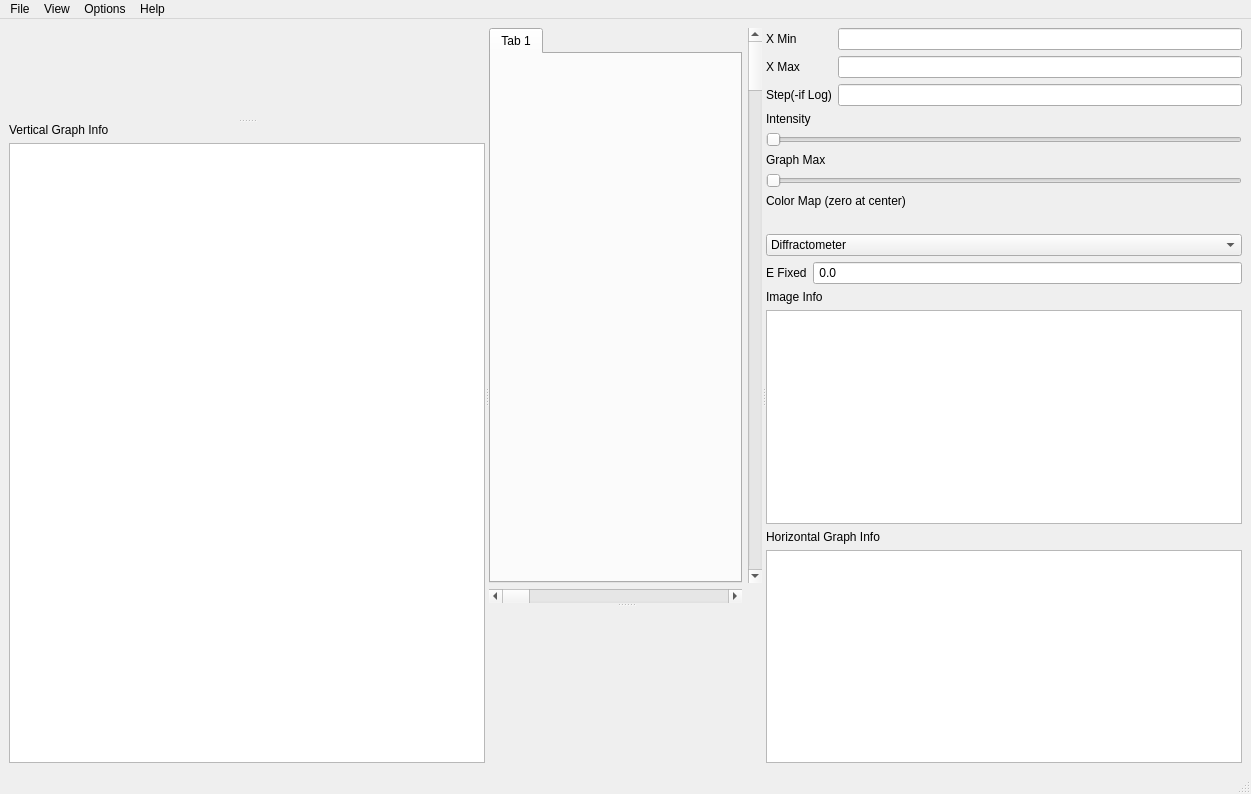
<?xml version="1.0" encoding="UTF-8"?>
<ui version="4.0">
 <class>SpectrumViewer</class>
 <widget class="QMainWindow" name="SpectrumViewer">
  <property name="geometry">
   <rect>
    <x>0</x>
    <y>0</y>
    <width>1251</width>
    <height>794</height>
   </rect>
  </property>
  <property name="windowTitle">
   <string>Image Viewer</string>
  </property>
  <widget class="QWidget" name="centralwidget">
   <layout class="QHBoxLayout" name="horizontalLayout">
    <item>
     <widget class="QSplitter" name="left_right_splitter">
      <property name="orientation">
       <enum>Qt::Horizontal</enum>
      </property>
      <widget class="QSplitter" name="vgraphSplitter">
       <property name="orientation">
        <enum>Qt::Vertical</enum>
       </property>
       <widget class="QwtPlot" name="v_graphPlot">
        <property name="enabled">
         <bool>true</bool>
        </property>
        <property name="sizePolicy">
         <sizepolicy hsizetype="MinimumExpanding" vsizetype="Expanding">
          <horstretch>0</horstretch>
          <verstretch>0</verstretch>
         </sizepolicy>
        </property>
       </widget>
       <widget class="QWidget" name="verticalLayoutWidget">
        <layout class="QVBoxLayout" name="v_graphInfo">
         <item>
          <widget class="QLabel" name="v_graphInfoLabel">
           <property name="text">
            <string>Vertical Graph Info</string>
           </property>
          </widget>
         </item>
         <item>
          <widget class="QTableWidget" name="v_graph_table">
           <property name="enabled">
            <bool>true</bool>
           </property>
          </widget>
         </item>
        </layout>
       </widget>
      </widget>
      <widget class="QSplitter" name="imageSplitter">
       <property name="orientation">
        <enum>Qt::Vertical</enum>
       </property>
       <widget class="QWidget" name="layoutWidget">
        <layout class="QGridLayout" name="gridLayout">
         <item row="0" column="1">
          <widget class="QScrollBar" name="imageVerticalScrollBar">
           <property name="orientation">
            <enum>Qt::Vertical</enum>
           </property>
          </widget>
         </item>
         <item row="2" column="0">
          <widget class="QScrollBar" name="imageHorizontalScrollBar">
           <property name="orientation">
            <enum>Qt::Horizontal</enum>
           </property>
          </widget>
         </item>
         <item row="0" column="0">
          <widget class="QTabWidget" name="imageTabs">
           <property name="currentIndex">
            <number>0</number>
           </property>
           <property name="tabsClosable">
            <bool>false</bool>
           </property>
           <widget class="QWidget" name="tab">
            <attribute name="title">
             <string>Tab 1</string>
            </attribute>
            <layout class="QVBoxLayout" name="verticalLayout">
             <item>
              <widget class="QwtPlot" name="spectrumPlot"/>
             </item>
            </layout>
           </widget>
          </widget>
         </item>
        </layout>
       </widget>
       <widget class="QWidget" name="layoutWidget2">
        <layout class="QHBoxLayout" name="h_graphLayout">
         <item>
          <widget class="QwtPlot" name="h_graphPlot"/>
         </item>
         <item>
          <spacer name="h_scrollBarSpace">
           <property name="orientation">
            <enum>Qt::Horizontal</enum>
           </property>
           <property name="sizeType">
            <enum>QSizePolicy::Fixed</enum>
           </property>
           <property name="sizeHint" stdset="0">
            <size>
             <width>16</width>
             <height>20</height>
            </size>
           </property>
          </spacer>
         </item>
        </layout>
       </widget>
      </widget>
      <widget class="QWidget" name="layoutWidget_grid4">
       <layout class="QGridLayout" name="gridLayout_4">
        <item row="0" column="0">
         <layout class="QFormLayout" name="formLayout">
          <item row="0" column="0">
           <widget class="QLabel" name="X_Min_label">
            <property name="text">
             <string>X Min</string>
            </property>
           </widget>
          </item>
          <item row="0" column="1">
           <widget class="QLineEdit" name="x_min_input">
            <property name="acceptDrops">
             <bool>false</bool>
            </property>
           </widget>
          </item>
          <item row="1" column="0">
           <widget class="QLabel" name="X_Max_label">
            <property name="text">
             <string>X Max</string>
            </property>
           </widget>
          </item>
          <item row="1" column="1">
           <widget class="QLineEdit" name="x_max_input">
            <property name="acceptDrops">
             <bool>false</bool>
            </property>
           </widget>
          </item>
          <item row="2" column="0">
           <widget class="QLabel" name="Step_Label">
            <property name="text">
             <string>Step(-if Log)</string>
            </property>
           </widget>
          </item>
          <item row="2" column="1">
           <widget class="QLineEdit" name="step_input">
            <property name="acceptDrops">
             <bool>false</bool>
            </property>
           </widget>
          </item>
         </layout>
        </item>
        <item row="1" column="0">
         <layout class="QGridLayout" name="gridLayout_2">
          <item row="1" column="0">
           <widget class="QSlider" name="intensity_slider">
            <property name="orientation">
             <enum>Qt::Horizontal</enum>
            </property>
           </widget>
          </item>
          <item row="0" column="0">
           <widget class="QLabel" name="intensity_label">
            <property name="text">
             <string>Intensity</string>
            </property>
           </widget>
          </item>
         </layout>
        </item>
        <item row="2" column="0">
         <layout class="QGridLayout" name="gridLayout_3">
          <item row="0" column="0">
           <widget class="QLabel" name="graph_max_label">
            <property name="text">
             <string>Graph Max</string>
            </property>
           </widget>
          </item>
          <item row="1" column="0">
           <widget class="QSlider" name="graph_max_slider">
            <property name="orientation">
             <enum>Qt::Horizontal</enum>
            </property>
           </widget>
          </item>
         </layout>
        </item>
        <item row="3" column="0">
         <widget class="QLabel" name="label_2">
          <property name="text">
           <string>Color Map (zero at center)</string>
          </property>
         </widget>
        </item>
        <item row="4" column="0">
         <widget class="QLabel" name="color_scale"/>
        </item>
        <item row="7" column="0">
         <widget class="QLabel" name="table_label">
          <property name="enabled">
           <bool>true</bool>
          </property>
          <property name="text">
           <string>Image Info</string>
          </property>
         </widget>
        </item>
        <item row="8" column="0">
         <widget class="QTableWidget" name="image_table">
          <property name="enabled">
           <bool>true</bool>
          </property>
         </widget>
        </item>
        <item row="9" column="0">
         <widget class="QLabel" name="label">
          <property name="enabled">
           <bool>true</bool>
          </property>
          <property name="text">
           <string>Horizontal Graph Info</string>
          </property>
         </widget>
        </item>
        <item row="10" column="0">
         <widget class="QTableWidget" name="h_graph_table">
          <property name="enabled">
           <bool>true</bool>
          </property>
         </widget>
        </item>
        <item row="5" column="0">
         <widget class="QComboBox" name="emode_combo_box">
          <item>
           <property name="text">
            <string>Diffractometer</string>
           </property>
          </item>
          <item>
           <property name="text">
            <string>Direct Geometry Spectrometer</string>
           </property>
          </item>
          <item>
           <property name="text">
            <string>Indirect Geometry Spectrometer</string>
           </property>
          </item>
         </widget>
        </item>
        <item row="6" column="0">
         <layout class="QFormLayout" name="formLayout_2">
          <item row="0" column="0">
           <widget class="QLabel" name="efixed_label">
            <property name="text">
             <string>E Fixed</string>
            </property>
           </widget>
          </item>
          <item row="0" column="1">
           <widget class="QLineEdit" name="efixed_control">
            <property name="acceptDrops">
             <bool>false</bool>
            </property>
            <property name="text">
             <string> 0.0</string>
            </property>
           </widget>
          </item>
         </layout>
        </item>
       </layout>
      </widget>
     </widget>
    </item>
   </layout>
  </widget>
  <widget class="QMenuBar" name="menubar">
   <property name="geometry">
    <rect>
     <x>0</x>
     <y>0</y>
     <width>1251</width>
     <height>21</height>
    </rect>
   </property>
   <widget class="QMenu" name="menuFile">
    <property name="title">
     <string>File</string>
    </property>
    <addaction name="actionClose"/>
   </widget>
   <widget class="QMenu" name="menuEdit">
    <property name="title">
     <string>View</string>
    </property>
    <addaction name="action_Vscroll"/>
    <addaction name="action_Hscroll"/>
   </widget>
   <widget class="QMenu" name="menuOptions">
    <property name="title">
     <string>Options</string>
    </property>
    <widget class="QMenu" name="menuColor_Map">
     <property name="title">
      <string>Color Map</string>
     </property>
     <addaction name="actionHeat"/>
     <addaction name="actionGray"/>
     <addaction name="actionNegative_Gray"/>
     <addaction name="actionGreen_Yellow"/>
     <addaction name="actionRainbow"/>
     <addaction name="actionOptimal"/>
     <addaction name="actionMulti"/>
     <addaction name="actionSpectrum"/>
     <addaction name="actionLoadColormap"/>
    </widget>
    <widget class="QMenu" name="menuGraph_Selected">
     <property name="title">
      <string>Graph Selected</string>
     </property>
     <addaction name="actionClear_Selections"/>
     <addaction name="actionOverlaid"/>
     <addaction name="actionOffset_Vertically"/>
     <addaction name="actionOffset_Diagonally"/>
    </widget>
    <addaction name="menuColor_Map"/>
    <addaction name="menuGraph_Selected"/>
    <addaction name="actionGraph_Rebinned_Data"/>
   </widget>
   <widget class="QMenu" name="menuHelp">
    <property name="title">
     <string>Help</string>
    </property>
    <addaction name="actionOnline_Help_Page"/>
   </widget>
   <addaction name="menuFile"/>
   <addaction name="menuEdit"/>
   <addaction name="menuOptions"/>
   <addaction name="menuHelp"/>
  </widget>
  <widget class="QStatusBar" name="statusbar"/>
  <action name="action">
   <property name="text">
    <string>Vertical Scroll Bar</string>
   </property>
  </action>
  <action name="actionClose">
   <property name="text">
    <string>Close</string>
   </property>
  </action>
  <action name="action_Hscroll">
   <property name="text">
    <string>Horizontal Scroll Bar</string>
   </property>
  </action>
  <action name="action_Vscroll">
   <property name="text">
    <string>Vertical Scroll Bar</string>
   </property>
  </action>
  <action name="actionVertical_Cut">
   <property name="text">
    <string>Vertical Cut</string>
   </property>
  </action>
  <action name="actionGraph_Rebinned_Data">
   <property name="text">
    <string>Graph Rebinned Data</string>
   </property>
  </action>
  <action name="actionHeat">
   <property name="text">
    <string>Heat</string>
   </property>
  </action>
  <action name="actionGray">
   <property name="text">
    <string>Gray</string>
   </property>
  </action>
  <action name="actionNegative_Gray">
   <property name="text">
    <string>Negative Gray</string>
   </property>
  </action>
  <action name="actionGreen_Yellow">
   <property name="text">
    <string>Green-Yellow</string>
   </property>
  </action>
  <action name="actionRainbow">
   <property name="text">
    <string>Rainbow</string>
   </property>
  </action>
  <action name="actionOptimal">
   <property name="text">
    <string>Optimal</string>
   </property>
  </action>
  <action name="actionMulti">
   <property name="text">
    <string>Multi</string>
   </property>
  </action>
  <action name="actionSpectrum">
   <property name="text">
    <string>Spectrum</string>
   </property>
  </action>
  <action name="actionClear_Selections">
   <property name="text">
    <string>Clear Selections</string>
   </property>
  </action>
  <action name="actionOverlaid">
   <property name="text">
    <string>Overlaid</string>
   </property>
  </action>
  <action name="actionOffset_Vertically">
   <property name="text">
    <string>Offset Vertically</string>
   </property>
  </action>
  <action name="actionOffset_Diagonally">
   <property name="text">
    <string>Offset Diagonally</string>
   </property>
  </action>
  <action name="actionLoadColormap">
   <property name="text">
    <string>Load Colormap</string>
   </property>
  </action>
  <action name="actionOnline_Help_Page">
   <property name="text">
    <string>Online Help Page</string>
   </property>
  </action>
 </widget>
 <customwidgets>
  <customwidget>
   <class>QwtPlot</class>
   <extends>QFrame</extends>
   <header>qwt_plot.h</header>
   <container>1</container>
  </customwidget>
 </customwidgets>
 <resources/>
 <connections/>
</ui>
